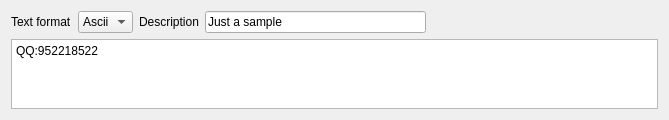
<?xml version="1.0" encoding="UTF-8"?>
<ui version="4.0">
 <class>SAKInputDataPresetItem</class>
 <widget class="QWidget" name="SAKInputDataPresetItem">
  <property name="geometry">
   <rect>
    <x>0</x>
    <y>0</y>
    <width>669</width>
    <height>117</height>
   </rect>
  </property>
  <property name="minimumSize">
   <size>
    <width>0</width>
    <height>0</height>
   </size>
  </property>
  <property name="maximumSize">
   <size>
    <width>16777215</width>
    <height>16777215</height>
   </size>
  </property>
  <property name="windowTitle">
   <string notr="true">Form</string>
  </property>
  <layout class="QGridLayout" name="gridLayout">
   <item row="0" column="1">
    <widget class="QComboBox" name="textFormatComboBox">
     <item>
      <property name="text">
       <string>Ascii</string>
      </property>
     </item>
    </widget>
   </item>
   <item row="0" column="2">
    <widget class="QLabel" name="label_2">
     <property name="text">
      <string>Description</string>
     </property>
    </widget>
   </item>
   <item row="0" column="0">
    <widget class="QLabel" name="label">
     <property name="text">
      <string>Text format</string>
     </property>
    </widget>
   </item>
   <item row="0" column="3">
    <widget class="QLineEdit" name="descriptionLineEdit">
     <property name="text">
      <string>Just a sample</string>
     </property>
    </widget>
   </item>
   <item row="0" column="4">
    <spacer name="horizontalSpacer">
     <property name="orientation">
      <enum>Qt::Horizontal</enum>
     </property>
     <property name="sizeHint" stdset="0">
      <size>
       <width>40</width>
       <height>20</height>
      </size>
     </property>
    </spacer>
   </item>
   <item row="1" column="0" colspan="6">
    <widget class="QTextEdit" name="inputTextEdit">
     <property name="sizePolicy">
      <sizepolicy hsizetype="Expanding" vsizetype="Expanding">
       <horstretch>0</horstretch>
       <verstretch>0</verstretch>
      </sizepolicy>
     </property>
     <property name="maximumSize">
      <size>
       <width>16777215</width>
       <height>70</height>
      </size>
     </property>
     <property name="html">
      <string notr="true">&lt;!DOCTYPE HTML PUBLIC &quot;-//W3C//DTD HTML 4.0//EN&quot; &quot;http://www.w3.org/TR/REC-html40/strict.dtd&quot;&gt;
&lt;html&gt;&lt;head&gt;&lt;meta name=&quot;qrichtext&quot; content=&quot;1&quot; /&gt;&lt;style type=&quot;text/css&quot;&gt;
p, li { white-space: pre-wrap; }
&lt;/style&gt;&lt;/head&gt;&lt;body style=&quot; font-family:'SimSun'; font-size:9pt; font-weight:400; font-style:normal;&quot;&gt;
&lt;p style=&quot; margin-top:0px; margin-bottom:0px; margin-left:0px; margin-right:0px; -qt-block-indent:0; text-indent:0px;&quot;&gt;QQ:952218522&lt;/p&gt;&lt;/body&gt;&lt;/html&gt;</string>
     </property>
     <property name="placeholderText">
      <string>Please input the data that need to be written</string>
     </property>
    </widget>
   </item>
  </layout>
 </widget>
 <resources/>
 <connections/>
</ui>
